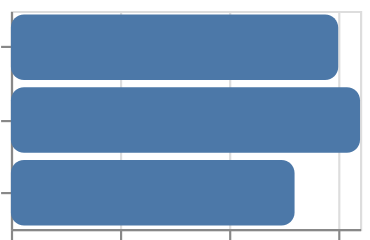

This figure's Vega-Lite source:
### Vega-Lite specification from a JSON file in a GitHub repository (floating-point values rounded to 4 significant figures)
{"$schema": "https://vega.github.io/schema/vega-lite/v6.json", "padding": 5, "autosize": "none", "data": {"name": "table", "values": [{"c": "A", "g": "p", "x": 1, "y": 2, "v": 5, "t": "2024-01-15", "o": {"v": 3}, "IMDB Rating": 6.1, "d": "x1"}, {"c": "B", "g": "q", "x": 2, "y": 4, "v": 9, "t": "2024-02-20", "o": {"v": 7}, "IMDB Rating": 7.4, "d": "x2"}, {"c": "A", "g": "q", "x": 3, "y": 3, "v": 2, "t": "2024-03-05", "o": {"v": 1}, "IMDB Rating": 5.2, "d": "x1"}, {"c": "C", "g": "p", "x": 4, "y": 6, "v": 7, "t": "2024-05-30", "o": {"v": 4}, "IMDB Rating": 8.8, "d": "x3"}, {"c": "B", "g": "p", "x": 5, "y": 5, "v": 4, "t": "2024-07-11", "o": {"v": 9}, "IMDB Rating": 6.9, "d": "x2"}, {"c": "C", "g": "q", "x": 6, "y": 8, "v": 6, "t": "2024-09-02", "o": {"v": 2}, "IMDB Rating": 7.7, "d": "x3"}, {"c": "A", "g": "p", "x": 7, "y": 7, "v": 8, "t": "2024-11-25", "o": {"v": 5}, "IMDB Rating": 4.4, "d": "x1"}, {"c": "B", "g": "q", "x": 8, "y": 9, "v": 3, "t": "2024-12-31", "o": {"v": 8}, "IMDB Rating": 9.1, "d": "x2"}]}, "width": 160, "height": 100, "mark": {"type": "bar", "cornerRadius": 6}, "encoding": {"y": {"field": "c", "type": "nominal"}, "x": {"field": "v", "type": "quantitative", "aggregate": "sum"}}}
